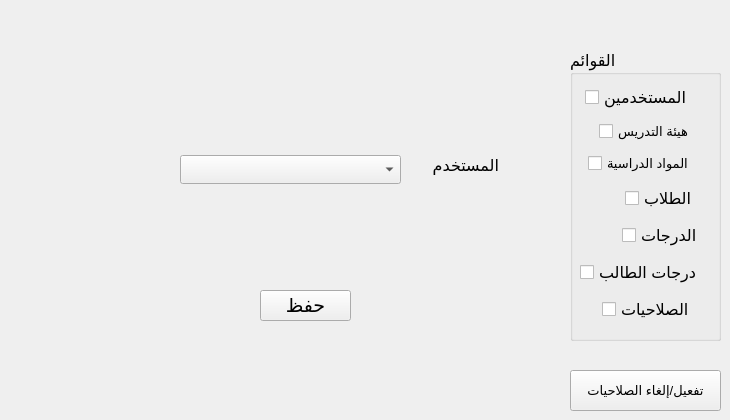
      <widget class="QWidget" name="tab_18">
       <attribute name="title">
        <string>الصلاحيات</string>
       </attribute>
       <widget class="QPushButton" name="pushButton_65">
        <property name="geometry">
         <rect>
          <x>260</x>
          <y>290</y>
          <width>91</width>
          <height>31</height>
         </rect>
        </property>
        <property name="font">
         <font>
          <pointsize>14</pointsize>
         </font>
        </property>
        <property name="text">
         <string>حفظ</string>
        </property>
       </widget>
       <widget class="QGroupBox" name="groupBox_27">
        <property name="geometry">
         <rect>
          <x>570</x>
          <y>50</y>
          <width>151</width>
          <height>291</height>
         </rect>
        </property>
        <property name="font">
         <font>
          <pointsize>12</pointsize>
         </font>
        </property>
        <property name="title">
         <string>القوائم</string>
        </property>
        <widget class="QCheckBox" name="checkBox_17">
         <property name="geometry">
          <rect>
           <x>15</x>
           <y>33</y>
           <width>114</width>
           <height>28</height>
          </rect>
         </property>
         <property name="text">
          <string>المستخدمين</string>
         </property>
        </widget>
        <widget class="QCheckBox" name="checkBox_19">
         <property name="geometry">
          <rect>
           <x>18</x>
           <y>102</y>
           <width>110</width>
           <height>23</height>
          </rect>
         </property>
         <property name="font">
          <font>
           <pointsize>10</pointsize>
          </font>
         </property>
         <property name="text">
          <string>المواد الدراسية</string>
         </property>
        </widget>
        <widget class="QCheckBox" name="checkBox_20">
         <property name="geometry">
          <rect>
           <x>29</x>
           <y>70</y>
           <width>100</width>
           <height>23</height>
          </rect>
         </property>
         <property name="font">
          <font>
           <pointsize>10</pointsize>
          </font>
         </property>
         <property name="text">
          <string>هيئة التدريس</string>
         </property>
        </widget>
        <widget class="QCheckBox" name="checkBox_29">
         <property name="geometry">
          <rect>
           <x>55</x>
           <y>134</y>
           <width>73</width>
           <height>28</height>
          </rect>
         </property>
         <property name="text">
          <string>الطلاب</string>
         </property>
        </widget>
        <widget class="QCheckBox" name="checkBox_30">
         <property name="geometry">
          <rect>
           <x>52</x>
           <y>171</y>
           <width>77</width>
           <height>28</height>
          </rect>
         </property>
         <property name="text">
          <string>الدرجات</string>
         </property>
        </widget>
        <widget class="QCheckBox" name="checkBox_31">
         <property name="geometry">
          <rect>
           <x>32</x>
           <y>245</y>
           <width>97</width>
           <height>28</height>
          </rect>
         </property>
         <property name="text">
          <string>الصلاحيات</string>
         </property>
        </widget>
        <widget class="QCheckBox" name="checkBox_32">
         <property name="geometry">
          <rect>
           <x>10</x>
           <y>208</y>
           <width>120</width>
           <height>28</height>
          </rect>
         </property>
         <property name="text">
          <string>درجات الطالب</string>
         </property>
        </widget>
       </widget>
       <widget class="QPushButton" name="pushButton_66">
        <property name="geometry">
         <rect>
          <x>570</x>
          <y>370</y>
          <width>151</width>
          <height>41</height>
         </rect>
        </property>
        <property name="font">
         <font>
          <pointsize>10</pointsize>
         </font>
        </property>
        <property name="text">
         <string>تفعيل/إلغاء الصلاحيات</string>
        </property>
       </widget>
       <widget class="QComboBox" name="comboBox_6">
        <property name="geometry">
         <rect>
          <x>180</x>
          <y>155</y>
          <width>221</width>
          <height>29</height>
         </rect>
        </property>
       </widget>
       <widget class="QLabel" name="label_59">
        <property name="geometry">
         <rect>
          <x>418</x>
          <y>150</y>
          <width>81</width>
          <height>31</height>
         </rect>
        </property>
        <property name="font">
         <font>
          <pointsize>12</pointsize>
         </font>
        </property>
        <property name="text">
         <string>المستخدم</string>
        </property>
       </widget>
      </widget>
